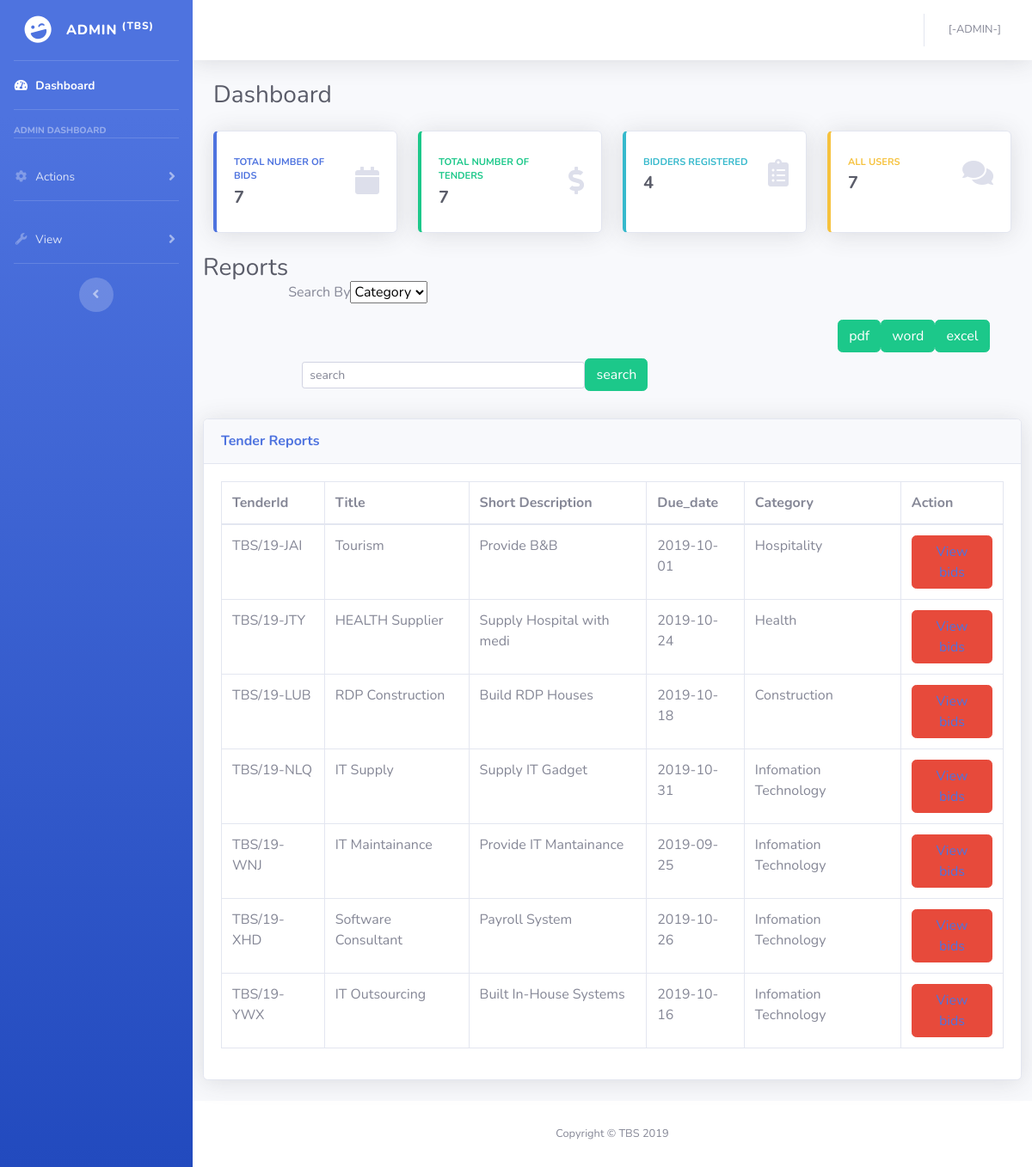
Page /adminReports.php on the earlier database version.
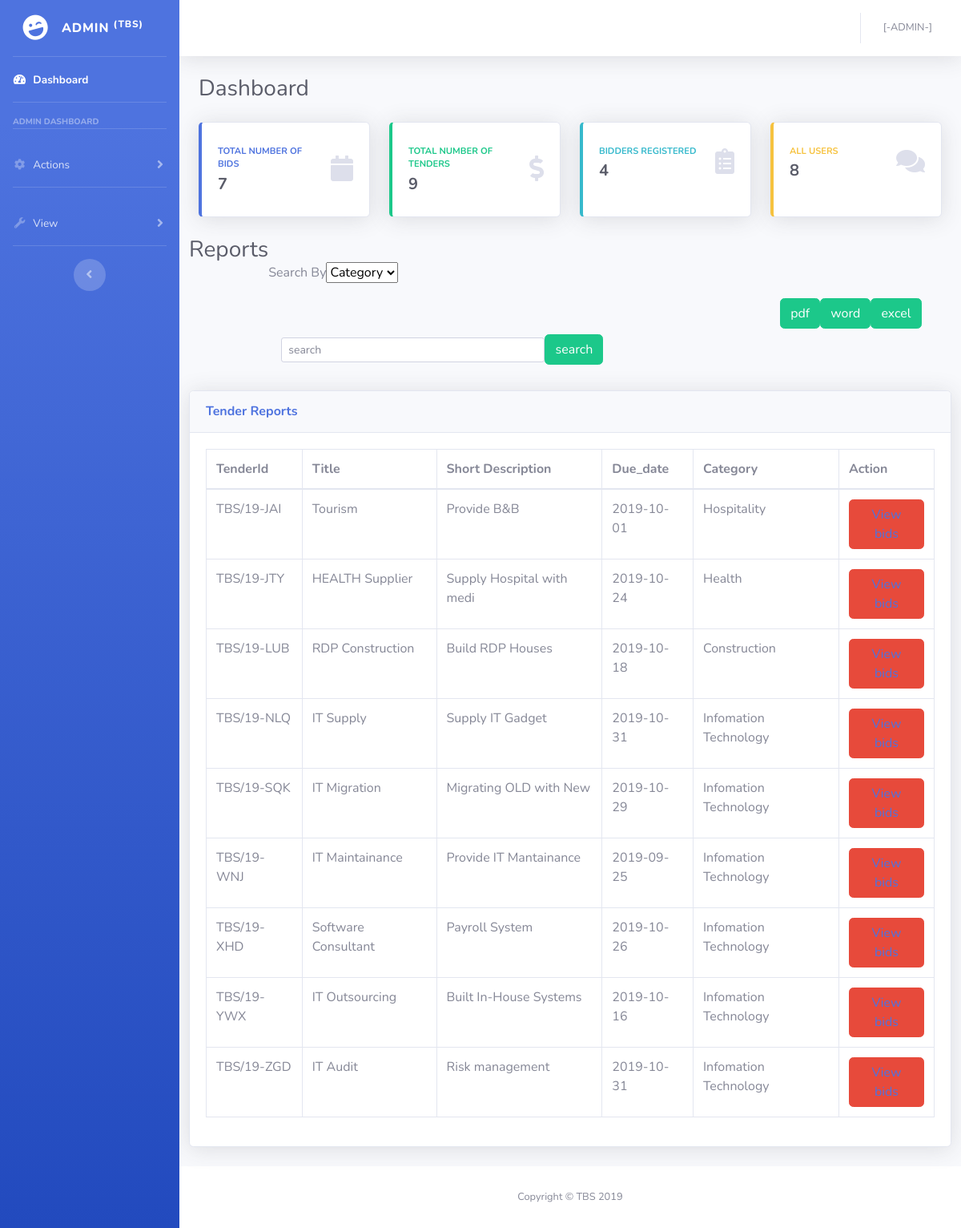
Same page on the later database version.
### tables this page shows
CREATE TABLE `tender` (
  `tenderId` varchar(15) NOT NULL,
  `tender_title` varchar(20) NOT NULL,
  `short_description` varchar(50) NOT NULL,
  `full_description` varchar(300) NOT NULL,
  `category` varchar(50) NOT NULL,
  `due_date` varchar(10) NOT NULL,
  `min_budget` double(10,2) NOT NULL,
  `max_budget` double(10,2) NOT NULL,
  `admin_id` int(10) NOT NULL
);

### adminReports.php (the view, shortened to what the changed rows need)
<?php
include("connection.php");
?>
<!DOCTYPE html>
<html lang="en">
<head>
  <link href="vendor/fontawesome-free/css/all.min.css" rel="stylesheet" type="text/css">
  <link href="css/sb-admin-2.min.css" rel="stylesheet">
</head>
<body id="page-top">
  <div id="wrapper">
    <div id="content-wrapper" class="d-flex flex-column">
      <div id="content">
  <div class="container-fluid">
<div class="d-sm-flex align-items-center justify-content-between mb-4">
  <h1 class="h3 mb-0 text-gray-800">Dashboard</h1>
</div>
<div class="row">
  <div class="col-xl-3 col-md-6 mb-4">
    <div class="card border-left-success shadow h-100 py-2">
      <div class="card-body">
        <div class="row no-gutters align-items-center">
          <div class="col mr-2">
          <?php
             $tender = "SELECT COUNT(*) as Tenders FROM tender";
             $results2 = mysqli_query($con,$tender);
             while($row1 = mysqli_fetch_array($results2))
             {
                $items = $row1['Tenders'];
             }
          ?>
            <div class="text-xs font-weight-bold text-success text-uppercase mb-1">Total Number of Tenders</div>
            <div class="h5 mb-0 font-weight-bold text-gray-800"><?php echo $items; ?></div>
          </div>
        </div>
      </div>
    </div>
  </div>
  <div class="col-xl-3 col-md-6 mb-4">
    <div class="card border-left-warning shadow h-100 py-2">
      <div class="card-body">
        <div class="row no-gutters align-items-center">
          <div class="col mr-2">
          <?php
            $query = "SELECT COUNT(*) as People FROM users ";
            $results4 = mysqli_query($con,$query);
            while($row3 = mysqli_fetch_array($results4))
            {
                $people = $row3['People'];
            }
          ?>
            <div class="text-xs font-weight-bold text-warning text-uppercase mb-1">All Users</div>
            <div class="h5 mb-0 font-weight-bold text-gray-800"><?php echo $people ?></div>
          </div>
        </div>
      </div>
    </div>
  </div>
</div>
<div class="row">
<h1 class="h3 mb-2 text-gray-800">Reports</h1>
<br>
<br>
<br>
<br>
<br>
<br>
<br>
        <br>
        <br>
        <br>
        <br>
    <br>
    <br>
<div class="card shadow mb-4">
  <div class="card-body">
    <div class="table-responsive">
    <table class="table table-bordered" id="dataTable" width="100%" cellspacing="0">
        <thead>
          <tr>
            <th>TenderId</th>
            <th>Title</th>
            <th>Short Description</th>
            <th>Due_date</th>
            <th>Category</th>
            <th>Action</th>
          </tr>
        </thead>
        <tbody>
        <?php
              if(isset($_POST['search']))
              {
                $filter = $_POST['filter'];
                $keyword = $_POST['query'];
                $dataless = "No matching record";
                 if($filter == "Category")
                 {
                  $table = "SELECT tenderId,tender_title,short_description,due_date,category FROM tender
                  WHERE category  LIKE '%$keyword%'";
                  $output = mysqli_query($con,$table) or die(mysqli_error($con));
                  $rows = mysqli_num_rows($output) ;
                  if($rows > 0 )
                  {
                    while($row =mysqli_fetch_array($output))
                    {
                      $id = $row['tenderId'];
                      $title = $row['tender_title'];
                      $desc = $row['short_description'];
                      $date = $row['due_date'];
                      $cat = $row['category'];
                      ?>
                   <tr>
                     <td><?php echo $id; ?></td>
                     <td><?php echo $title; ?></td>
                     <td><?php echo $desc; ?></td>
                     <td><?php echo $date; ?></td>
                     <td><?php echo $cat; ?></td>
                     <td><button type="submit" class="btn btn-danger"  ><a href="adminBids.php?id=<?php echo $id; ?>"> View bids</a></button></td>
                     </tr>
                    <tr>
                      <?php
                    }
                  }
                  else{
                    ?>
                     <tr>
                                <td><?php  echo $dataless; ?></td>
                               </tr>
                    <?php
                  }
                }
                else{
                    $table = "SELECT tenderId,tender_title,short_description,due_date,category FROM tender
                  WHERE due_date  LIKE '%$keyword%'";
                  $output = mysqli_query($con,$table) or die(mysqli_error($con));
                  $rows = mysqli_num_rows($output) ;
                  if($rows > 0)
                  {
                    while($row =mysqli_fetch_array($output))
                    {
                      $id = $row['tenderId'];
                      $title = $row['tender_title'];
                      $desc = $row['short_description'];
                      $date = $row['due_date'];
                      $cat = $row['category'];
                      ?>
                         <tr>
                            <td><?php echo $id; ?></td>
                            <td><?php echo $title; ?></td>
                            <td><?php echo $desc; ?></td>
                            <td><?php echo $date; ?></td>
                            <td><?php echo $cat; ?></td>
                            <td><button type="submit" class="btn btn-danger"  ><a href="adminBids.php?id=<?php echo $id; ?>"> View bids</a></button></td>
                            </tr>
                         <tr>
                      <?php
                    }
                  }
                  else{
                    ?>
                                <tr>
                                <td><?php  echo $dataless; ?></td>
                               </tr>
                    <?php
                  }
                }
              }
              else{
                $table = "SELECT tenderId,tender_title,short_description,due_date,category FROM tender  ";
                $output = mysqli_query($con,$table) or die(mysqli_error($con));
                while($row =mysqli_fetch_array($output))
                {
                  $id = $row['tenderId'];
                  $title = $row['tender_title'];
                  $desc = $row['short_description'];
                  $date = $row['due_date'];
                  $cat = $row['category'];
                ?>
                     <tr>
            <td><?php echo $id; ?></td>
            <td><?php echo $title; ?></td>
            <td><?php echo $desc; ?></td>
            <td><?php echo $date; ?></td>
            <td><?php echo $cat; ?></td>
            <td><button type="submit" class="btn btn-danger"  ><a href="adminBids.php?id=<?php echo $id; ?>"> View bids</a></button></td>
          </tr>
          <tr>
                <?php
              }
            }
           ?>
        </tbody>
      </table>
    </div>
  </div>
</div>
</div>
</div>
      </div>
    </div>
  </div>
</body>
</html>

Differences in the rows shown:
added tender: tenderId "TBS/19-SQK", tender_title "IT Migration", short_description "Migrating OLD with New", due_date "2019-10-29", category "Infomation Technology"
added tender: tenderId "TBS/19-ZGD", tender_title "IT Audit", short_description "Risk management", due_date "2019-10-31", category "Infomation Technology"
Other differences:
$items: "7" → "9"
$people: "7" → "8"
